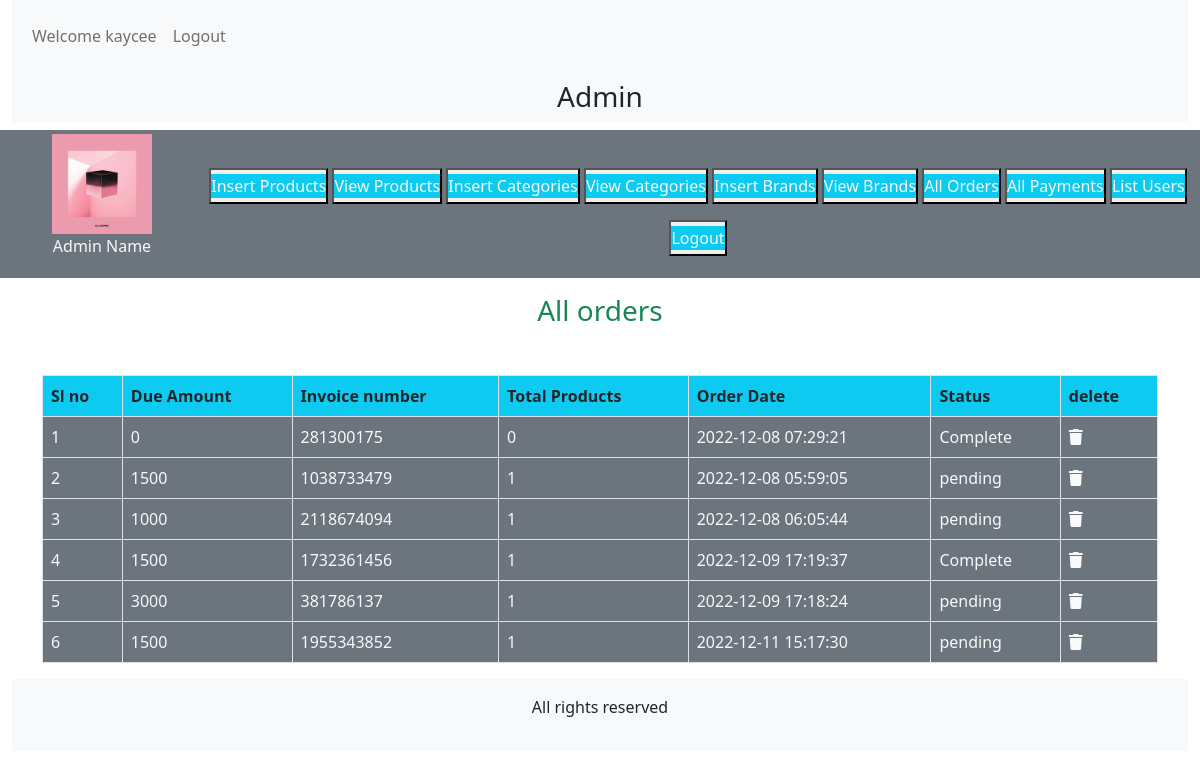
Screenshot of /admin/index.php?allorder (signed in) with the database file from the repository.
### tables this page shows
CREATE TABLE `user_order` (
  `order_id` int(11) NOT NULL,
  `user_id` int(11) NOT NULL,
  `amount` int(255) NOT NULL,
  `invoice_number` int(255) NOT NULL,
  `total_products` int(255) NOT NULL,
  `order_date` timestamp NOT NULL DEFAULT current_timestamp() ON UPDATE current_timestamp(),
  `order_status` varchar(255) NOT NULL
);

### admin/allorder.php (the view, shortened to what this page needs)
<!DOCTYPE html>
<html lang="en">
<head>
</head>
<body>
    <h3 class="text-center text-success">All orders</h3>
    <table class="table table-bordered mt-5">
        <thead class="bg-info">
            <?php
            $get_order="Select * from `user_order`";
            $result=mysqli_query($con,$get_order);
            $row_count=mysqli_num_rows($result);
            echo "<tr>
            <th>Sl no</th>
            <th>Due Amount</th>
            <th>Invoice number</th>
            <th>Total Products</th>
            <th>Order Date</th>
            <th>Status</th>
            <th>delete</th>
        </tr>
    </thead>
    <tbody class='bg-secondary text-light'>";
    if($row_count==0){
        echo "<h2 class='bg-danger text-center mt-5'>no orders</h2>";
    }else{
        $number=0;
        while ($row_data=mysqli_fetch_assoc($result)) {
            $order_id=$row_data['order_id'];
            $amount=$row_data['amount'];
            $invoice_number=$row_data['invoice_number'];
            $total_products=$row_data['total_products'];
            $order_date=$row_data['order_date'];
            $order_status=$row_data['order_status'];
            $number++;
            ?>
            <tr>
            <td><?php echo $number; ?></td>
            <td><?php echo $amount; ?></td>
            <td> <?php echo $invoice_number; ?></td>
            <td><?php echo $total_products; ?></td>
            <td><?php echo $order_date; ?></td>
            <td><?php echo $order_status; ?></td>
            <td><a href='index.php?deleteorder=<?php echo $order_id?>' class='text-light' type="button" class="text-light" data-toggle="modal" data-target="#exampleModal"> <i class='fa-solid fa-trash'></i></a></td>
        </tr>
        <?php
        }
            }
            ?>
        </tbody>
    </table>
</body>
</html>

### style.css (style rules this page uses)
* { margin: 0; padding: 0; box-sizing: border-box; }

### rows the page displays
user_order: amount "0", invoice_number "281300175", total_products "0", order_date "2022-12-08 07:29:21", order_status "Complete"
user_order: amount "1500", invoice_number "1038733479", total_products "1", order_date "2022-12-08 05:59:05", order_status "pending"
user_order: amount "1000", invoice_number "2118674094", total_products "1", order_date "2022-12-08 06:05:44", order_status "pending"
user_order: amount "1500", invoice_number "1732361456", total_products "1", order_date "2022-12-09 17:19:37", order_status "Complete"
user_order: amount "3000", invoice_number "381786137", total_products "1", order_date "2022-12-09 17:18:24", order_status "pending"
user_order: amount "1500", invoice_number "1955343852", total_products "1", order_date "2022-12-11 15:17:30", order_status "pending"

### other values shown
$_SESSION['admin_name'] "kaycee"
